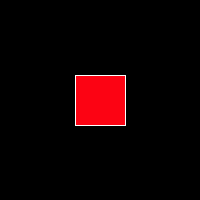
Frame 1 (no input)
Frame 60 (the mouse pressed at the canvas centre just before this capture): identical to frame 1, image omitted
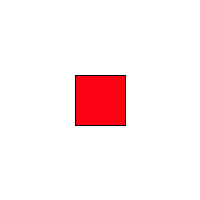
Frame 120 (the mouse held since frame 60 and released just before this capture)

The Processing sketch that drew these frames (run headless with seeded random() and noise(); from frame 60 on, the mouse is pressed at the canvas centre):

// Processing sketch: BUTTONBACKGROUND
// ── BUTTONBACKGROUND.pde
boolean button = false;

void setup () {
  size (200,200);
   background (0);
}

void draw () {
  if (button) {               //this means that button equals true
    background (255);
     stroke (0);
  } else {                        // in other words if button equals false
    background (0);
    stroke (255);
  }
  
  fill (252,3,19);
  rectMode (CENTER);
  rect (width/2, height/2, 50,50);
}

void mousePressed () {
  if ((mouseX > 75) && (mouseX < 125) && (mouseY > 75) && (mouseY < 125)) {
    
    button = !button;   //this means that buttons value is changed (from true to false or from false to true)
    
  }
  
}
